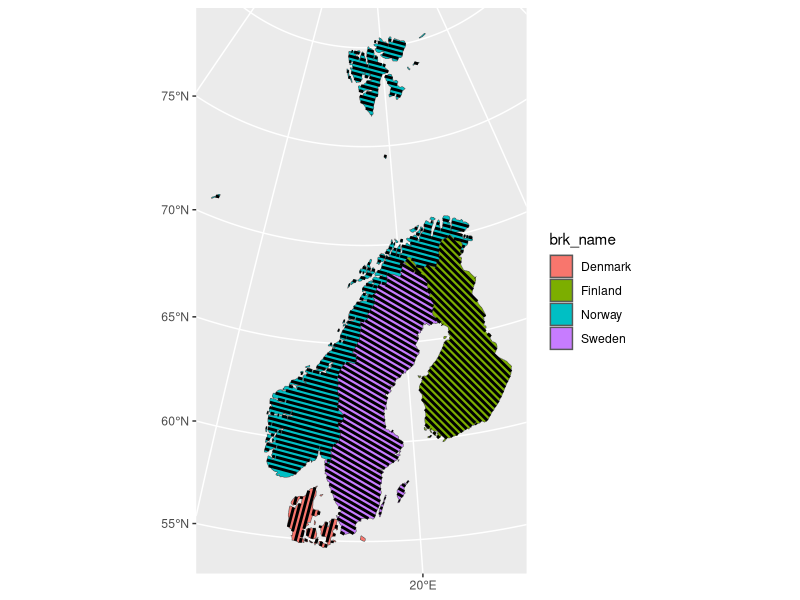

Recreate this plot in R. (Note: this script raises an error after producing the figure.)

# rotates a geometry by some angle theta 
st_rotate = function(x, theta){
    
    crs <- st_crs(x)
    r = theta * pi / 180
    rot <- matrix(c(cos(r), sin(r), -sin(r), cos(r)), nrow = 2, ncol = 2)
    xg <- st_geometry(x)
    xc <- st_centroid(st_combine(x))
    ret <- (xg-xc) * rot + xc
    
    if ("sf" %in% class(x)) {
        st_geometry(x) <- ret
        st_crs(x) <- crs
        x
    } else {
        st_sfc((xg-xc) * rot + xc, crs = st_crs(x))
    }
}

# extends a linestring by dist in both directions
st_extend_line <- function(x, dist) {
    
    if (st_is_longlat(x)) {
        stop("x cannot be longlat")
    }
    
    if (inherits(x, "sf")) {
        x <- split.data.frame(x, 1:nrow(x))
        f <- "rbind"
    } else if (inherits(x, "sfc")) {
        x <- split(x, 1:length(x))
        f <- "c"
    } else {
        stop("x must be a sf or sfc object")
    }

    lapply(x, function(x) {
        pts <- st_coordinates(x)[, 1:2]
        i <- c(2, nrow(pts) - 1)
        
        theta <- mapply(i, c(1, -1), FUN = function(i, j) {
            Ax <- pts[i-j,1]
            Ay <- pts[i-j,2]
            Bx <- pts[i,1]
            By <- pts[i,2]
            unname(atan2(Ay-By, Ax-Bx))
        })
        
        pts[1,] <- pts[1,] + dist * c(cos(theta[1]), sin(theta[1]))
        pts[nrow(pts),] <- pts[nrow(pts),] + dist * c(cos(theta[2]), sin(theta[2]))
        geom <- st_sfc(st_linestring(pts), crs = st_crs(x))
        if (inherits(x, "sf")) {
            st_sf(st_drop_geometry(x), geometry = geom, crs = st_crs(x))
        } else {
            geom
        }
        
    }) |> do.call(what = f)
}

# adds shading lines inside a polygon, at the given angle and with the
# given density
st_shade <- function(x, angle, density) {
    
    if (inherits(x, "sf")) {
        x <- st_geometry(x)
    }
    
    if (inherits(x, "sfc")) {
        if (length(angle) == 1) angle <- rep(angle, length(x))
        if (length(density) == 1) density <- rep(density, length(x))
        if (length(angle) != length(x)) stop("angle must be length 1 or ", length(x))
        if (length(density) != length(x)) stop("density must be length 1 or ", length(x))
    } else {
        stop("x must be an sfc object")
    }

    gbb <- st_bbox(x)
    cellsize <- max(gbb[3]-gbb[1], gbb[4]-gbb[2]) / density
    
    lapply(1:length(x), function(i) {
        z <- x[i]
        density <- density[i]
        angle <- angle[i]
        bb <- st_bbox(z)
        buf_size <- 0.50 * max(bb[3]-bb[1], bb[4]-bb[2])

        ny = ceiling((bb[4] - bb[2]) / cellsize[i])
        xc <- c(bb[3], bb[1])
        yc <- bb[2] + (0:ny) * cellsize[i]
        
        g <- lapply(1:length(yc), function(j) {
            m <- matrix(c(xc[1], yc[j], xc[2], yc[j]), ncol=2, byrow=TRUE)
            st_sf(group = j, geometry = st_sfc(st_linestring(m)), crs = st_crs(x))
        }) |> do.call(what = rbind)

        g <- st_rotate(g, angle)
        g <- st_extend_line(g, buf_size)
        g <- st_intersection(g, z)
        st_geometry(st_combine(g))
    }) |> do.call(what = c)
}

# examples

# download some country polygons
library(sf)
library(rnaturalearth)
library(ggplot2)

x <- ne_countries(country = c("Norway", "Denmark", "Sweden", "Finland"), returnclass="sf", scale = "medium")
x <- st_transform(x, crs = 32633)

# shade all features, and specify angles individually 
ggplot()+
    geom_sf(data=x, aes(fill=brk_name))+
    geom_sf(data=st_shade(x, angle = c(30,15,45,-75), density = 100), lwd = 1)

# shade one specific feature
ggplot()+
    geom_sf(data=nor, aes(fill=brk_name))+
    geom_sf(data=st_shade(nor[nor$brk_name=="Norway",], angle = 30, density = 100), lwd = 1)
